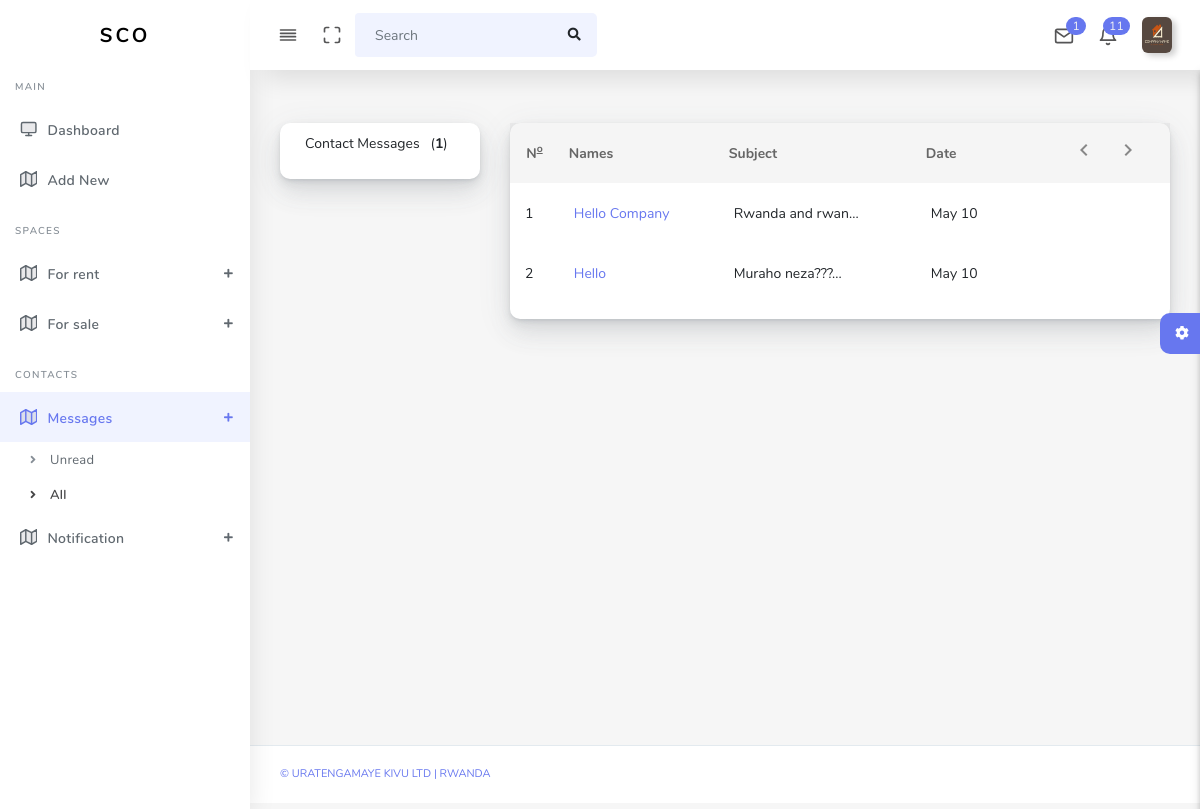
Screenshot of /admin/coAllMessage.php (signed in) with the database file from the repository.
### tables this page shows
CREATE TABLE `companies` (
  `id` int(11) NOT NULL,
  `comName` varchar(255) DEFAULT NULL,
  `comEmail` varchar(255) DEFAULT NULL,
  `comLocation` varchar(255) DEFAULT NULL,
  `comPhone` int(11) DEFAULT NULL,
  `comUsername` varchar(255) DEFAULT NULL,
  `comPassword` varchar(255) DEFAULT NULL,
  `comTIN` varchar(100) DEFAULT NULL,
  `thumbnail` varchar(255) NOT NULL,
  `coStatus` varchar(100) NOT NULL
);

CREATE TABLE `contactco` (
  `id` int(11) NOT NULL,
  `fullnames` varchar(100) NOT NULL,
  `email` varchar(100) NOT NULL,
  `content` varchar(255) NOT NULL,
  `status1` varchar(11) NOT NULL,
  `companyId` int(11) NOT NULL
);

### admin/includes/headerCompany.php (the view, shortened to what this page needs)
<?php
  require_once("db.php");
?>
<nav class="navbar navbar-expand-lg main-navbar sticky">
        <div class="form-inline mr-auto">
          <ul class="navbar-nav mr-3">
            <li><a href="#" data-toggle="sidebar" class="nav-link nav-link-lg
                  collapse-btn"> <i data-feather="align-justify"></i></a></li>
            <li><a href="#" class="nav-link nav-link-lg fullscreen-btn">
                <i data-feather="maximize"></i>
              </a></li>
            <li>
              <form class="form-inline mr-auto">
                <div class="search-element">
                  <input class="form-control" type="search" placeholder="Search" aria-label="Search" data-width="200">
                  <button class="btn" type="submit">
                    <i class="fas fa-search"></i>
                  </button>
                </div>
              </form>
            </li>
          </ul>
        </div>
        <ul class="navbar-nav navbar-right">
          <li class="dropdown dropdown-list-toggle">
            <a href="#" data-toggle="dropdown" class="nav-link nav-link-lg message-toggle">
              <i data-feather="mail"></i>
              <span class="badge headerBadge1">
                <?php
                  $se = mysqli_query($conn,"SELECT *FROM contactco WHERE companyId='{$_SESSION['spacecompanies']}' AND  status1='unread'") or die(mysqli_error($conn));
                  if (mysqli_num_rows($se)>0) {
                    $number = mysqli_num_rows($se);
                    echo $number;
                  }else{
                    echo "0";
                  }
                ?>
              </span>
            </a>
          </li>
          <li class="dropdown dropdown-list-toggle">
            <a href="#" data-toggle="dropdown" class="nav-link message-toggle nav-link-lg">
              <i data-feather="bell" class="bell"></i>
                <span class="badge headerBadge1">
                  <?php
                    $se = mysqli_query($conn,"SELECT *FROM conotification WHERE companyId='{$_SESSION['spacecompanies']}' AND status = 'unread' ORDER BY id DESC") or die(mysqli_error($conn));
                    if ((mysqli_num_rows($se)>0)) {
                      $number = mysqli_num_rows($se);
                      $total = $number;
                    echo $total;
                    }else{
                      echo "0";
                    }
                  ?>
                </span>
            </a>
          </li>
          <?php
            $m = mysqli_query($conn,"SELECT *FROM companies WHERE id = '{$_SESSION['spacecompanies']}'") or die(mysqli_error($conn));
            $pro = mysqli_fetch_array($m);
          ?>
          <li class="dropdown dropdown-list-toggle">
            <a href="#" data-toggle="dropdown" class="nav-link dropdown-toggle nav-link-lg nav-link-user">
              <img alt="image" src="media/companies/<?= $pro['thumbnail'];?>" style="height:100%;" class="user-img-radious-style"><span class="d-sm-none d-lg-inline-block"></span>
            </a>
          </li>
        </ul>
  </nav>

### admin/coAllMessage.php (shortened to what this page needs)
<?php
    require_once("includes/db.php");
?>
<!DOCTYPE html>
<html lang="en">
<head>
  <link rel="stylesheet" href="assets/css/app.min.css">
  <link rel="stylesheet" href="assets/css/style.css">
  <link rel="stylesheet" href="assets/css/components.css">
  <link rel="stylesheet" href="assets/css/custom.css">
</head>
<body>
  <div id="app">
      <?php require_once("includes/headerCompany.php")?>
      <?php require_once("includes/left_nav2.php")?>
    <div class="main-wrapper main-wrapper-1">
      <div class="main-content">
        <section class="section">
          <div class="section-body">
            <div class="row">
              <div class="col-xs-12 col-sm-12 col-md-3 col-lg-3">
                <div class="card">
                  <div class="body">
                    <div id="mail-nav">
                      <ul class="" id="mail-folders">
                        <li>
                          <a href="" title="Inbox">Contact Messages &nbsp;
                              <?php
                                $fi = mysqli_query($conn,"SELECT *FROM contactco WHERE status1='unread'") or die(mysqli_error($conn));
                                if (mysqli_num_rows($fi)>0) {
                                    $num = mysqli_num_rows($fi);
                                    echo "(<b>".$num."</b>)";
                                }else{
                                    echo "(<b>0</b>)";
                                }
                              ?>
                          </a>
                        </li>
                      </ul>
                    </div>
                  </div>
                </div>
              </div>
              <div class="col-xs-12 col-sm-12 col-md-9 col-lg-9">
                <div class="card">
                    <div class="boxs mail_listing">
                        <div class="inbox-center table-responsive">
                        <table class="table table-hover">
                            <thead>
                                <tr>
                                    <th class="text-center">
                                        N<sup><u>o</u></sup>
                                    </th>
                                    <th>Names</th>
                                    <th>Subject</th>
                                    <th>Date</th>
                                    <th class="hidden-xs" colspan="2">
                                    <div class="pull-right">
                                        <div class="email-btn-group m-l-15">
                                        <a href="#" class="col-dark-gray waves-effect m-r-20" title="previous"
                                            data-toggle="tooltip">
                                            <i class="material-icons">navigate_before</i>
                                        </a>
                                        <a href="#" class="col-dark-gray waves-effect m-r-20" title="next"
                                            data-toggle="tooltip">
                                            <i class="material-icons">navigate_next</i>
                                        </a>
                                        </div>
                                    </div>
                                    </th>
                                </tr>
                            </thead>
                            <tbody>
                                <?php
                                    $q = mysqli_query($conn,"SELECT *FROM contactco WHERE companyId='{$_SESSION['spacecompanies']}' ORDER BY id DESC") or die(mysqli_error($conn));
                                    if (mysqli_num_rows($q)>0) {
                                        $count = 1;
                                        while ($fe = mysqli_fetch_array($q)) {
                                           ?>
                                            <tr>
                                                <td class="tbl-checkbox">
                                                    <?= $count;?>
                                                </td>
                                                <td class="hidden-xs"><a href="coReadMessage?id=<?= $fe['id']?>"><?= $fe['fullnames']?></a></td>
                                                <td class="max-texts">
                                                <a href="coReadMessage?id=<?= $fe['id']?>"><?= substr($fe['content'],0,15)."...";?></a>
                                                </td>
                                                <td class="text-right"> May 10 </td>
                                            </tr>
                                           <?php
                                        $count++;}
                                    }
                                ?>
                            </tbody>
                        </table>
                        </div>
                    </div>
                    </div>
                </div>
            </div>
          </div>
        </section>
        <div class="settingSidebar">
          <a href="javascript:void(0)" class="settingPanelToggle"> <i class="fa fa-spin fa-cog"></i>
          </a>
        </div>
      </div>
      <footer class="main-footer">
        <div class="footer-left">
          <a href="">&copy Uratengamaye Kivu Ltd | Rwanda</a></a>
        </div>
      </footer>
    </div>
  </div>
</body>
</html>

### rows the page displays
companies: thumbnail (picture)
contactco: fullnames "Hello Company", content "Rwanda and rwan"
contactco: fullnames "Hello", content "Muraho neza???"

### other values shown
$number "1"
$total "11"
$num "1"
